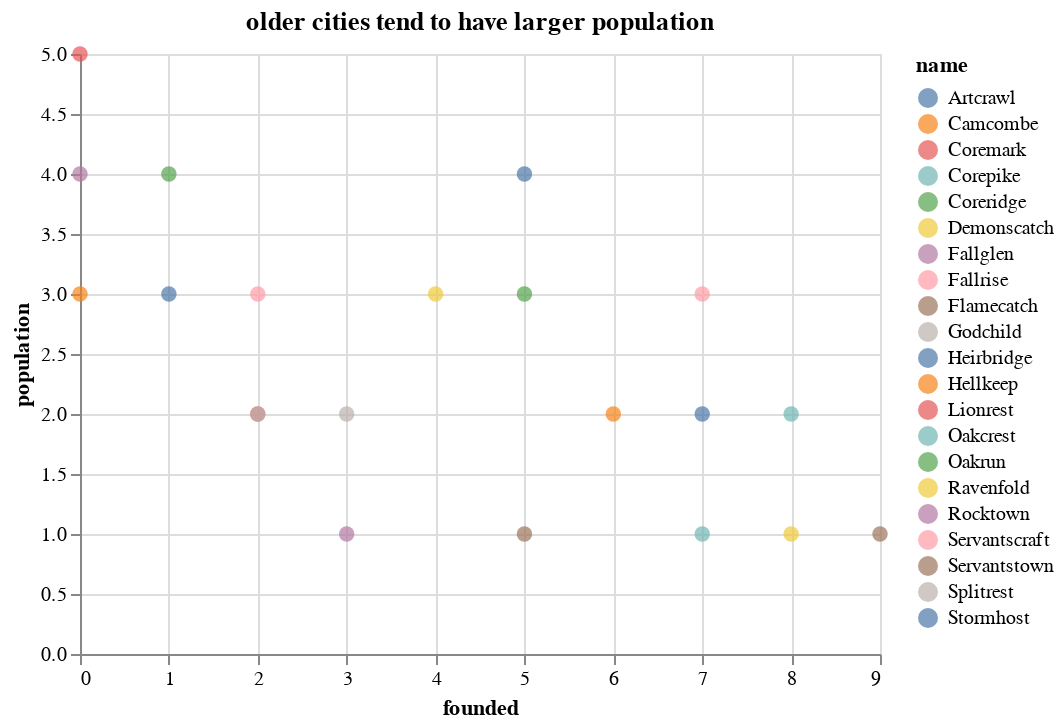

Write notebook code for a chart like this one.
### Code cell
def population_age(towns):
    df = pd.DataFrame(index=range(len(all_towns)))
    df['name'] = [t.name for t in all_towns]
    df['population'] = [t.pop for t in all_towns]
    df['founded'] = [t.founded for t in all_towns]
    return df

alt.Chart(population_age(towns),title="older cities tend to have larger population").mark_circle(size=60).encode(
    y='population',
    x='founded',
    color='name',
    tooltip=['name']
)

### Figure 1 — Vega-Lite specification as saved in the notebook (floating-point values rounded to 4 significant figures)
{"$schema": "https://vega.github.io/schema/vega-lite/v2.6.0.json", "config": {"view": {"height": 300, "width": 400}}, "data": {"name": "data-0589cb05bd574ae24524e6ed870e4954"}, "datasets": {"data-0589cb05bd574ae24524e6ed870e4954": [{"founded": 0, "name": "Camcombe", "population": 3}, {"founded": 0, "name": "Lionrest", "population": 5}, {"founded": 0, "name": "Fallglen", "population": 4}, {"founded": 1, "name": "Oakrun", "population": 4}, {"founded": 1, "name": "Stormhost", "population": 3}, {"founded": 2, "name": "Coremark", "population": 2}, {"founded": 2, "name": "Fallrise", "population": 3}, {"founded": 2, "name": "Godchild", "population": 2}, {"founded": 3, "name": "Splitrest", "population": 2}, {"founded": 3, "name": "Rocktown", "population": 1}, {"founded": 4, "name": "Ravenfold", "population": 3}, {"founded": 5, "name": "Artcrawl", "population": 4}, {"founded": 5, "name": "Coreridge", "population": 3}, {"founded": 5, "name": "Servantstown", "population": 1}, {"founded": 6, "name": "Hellkeep", "population": 2}, {"founded": 7, "name": "Servantscraft", "population": 3}, {"founded": 7, "name": "Corepike", "population": 1}, {"founded": 7, "name": "Heirbridge", "population": 2}, {"founded": 8, "name": "Demonscatch", "population": 1}, {"founded": 8, "name": "Oakcrest", "population": 2}, {"founded": 9, "name": "Flamecatch", "population": 1}]}, "encoding": {"color": {"field": "name", "type": "nominal"}, "tooltip": [{"field": "name", "type": "nominal"}], "x": {"field": "founded", "type": "quantitative"}, "y": {"field": "population", "type": "quantitative"}}, "mark": {"size": 60, "type": "circle"}, "title": "older cities tend to have larger population"}
